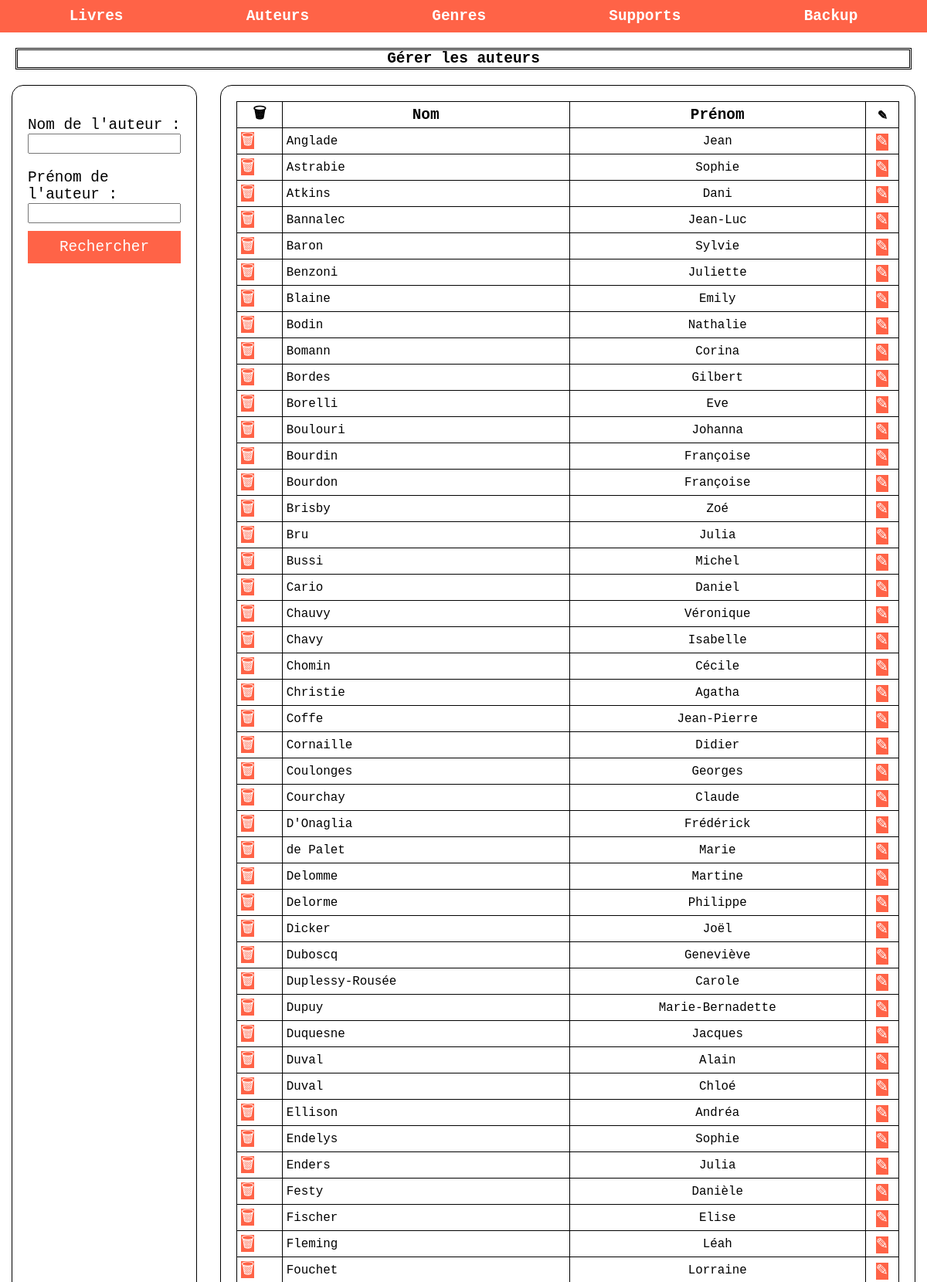
Page /?section=auteur&action=voir (upper part) on the committed database.
### tables this page shows
CREATE TABLE `auteur` (
  `auteur_id` int(11) NOT NULL,
  `nom` varchar(80) NOT NULL,
  `prenom` varchar(80) NOT NULL
);

### controllers/auteur/voir.php (called while the page is built, shortened)
<?php
$db = connexion();
if(isset($_POST["nom"], $_POST["prenom"])){
    $nom = "%".trim($_POST["nom"])."%";
    $prenom = "%".trim($_POST["prenom"])."%";
    $db = connexion();
    if(strlen($nom) > 0 && strlen($prenom)> 0){
        $requete= "select auteur_id, nom, prenom from auteur  where nom LIKE :nom AND prenom LIKE :prenom";
        $stmt = $db->prepare($requete);
        $stmt->execute(
            array(
            ':nom' => $nom,
            ':prenom' => $prenom
            )
        );
    }
    else {
        if(strlen($nom) == 0){
            $requete= "select auteur_id, nom, prenom from auteur  where prenom LIKE :prenom";
            $stmt = $db->prepare($requete);
            $stmt->execute(
                array(
                ':prenom' => $prenom
                )
            );
        }
        else {
            $requete= "select auteur_id, nom, prenom from auteur  where nom LIKE :nom";
            $stmt = $db->prepare($requete);
            $stmt->execute(
                array(
                ':nom' => $nom
                )
            );
        }
    }
    $auteurs = $stmt->fetchAll();
}
else {
    $requete= "select auteur_id,nom, prenom from auteur";
    $stmt = $db->prepare($requete);
    $stmt->execute(
        array(
        )
    );
    $auteurs = $stmt->fetchAll();
}
include("views/auteur/voir.php");
?>

### index.php (called while the page is built, shortened)
<?php
    include("views/html/header.php");
    include("views/html/menu.php");
    include("controllers/router.php");
    include("views/html/footer.php");
?>

### views/auteur/voir.php (the view, shortened to what this page needs)
<h2>Gérer les auteurs</h2>
<div class="flex row sa">
    <div id="gauche">
        <form action="#" method="post">
            <div class="flex col">
                <div class="flex col">
                    <label for="nom">Nom de l'auteur : </label>
                    <input type="text" name="nom" id="nom">
                </div>
                <div class="flex col">
                    <label for="prenom">Prénom de l'auteur : </label>
                    <input type="text" name="prenom" id="prenom">
                </div>
                <input type="submit" value="Rechercher" id="btn_search">
            </div>
        </form>
    </div>
    <div id="droite">
        <table>
            <thead>
            <tr>
                <th>🗑</th>
                <th>Nom</th>
                <th>Prénom</th>
                <th>✎</th>
            </tr>
            </thead>
            <tbody>
            <?php
            if(count($auteurs) > 0){
                foreach($auteurs as $auteur){
                    echo "<tr>";
                    echo "<td><a class='btn' href='?section=auteur&action=supprimer&id=".$auteur["auteur_id"]."'>🗑</a>";
                    echo "<td>" . $auteur["nom"] . "</td>";
                    echo "<td>" . $auteur["prenom"] . "</td>";
                    echo "<td><a class='btn' href='?section=auteur&action=modifier&id=".$auteur["auteur_id"]."'>✎</a>";
                    echo "</tr>";
                }
            }
            else {
                if(strlen($message) == 0){
                    $message = "Il n'y a pas de auteurs";
                }
            }
            ?>
             </tbody>
        </table>
    </div>
    </div>

### public/css/style.css (style rules this page uses)
* { margin:0; padding:0; box-sizing: border-box; font-family: monospace; font-size: 1.1rem }
table, td, th { border: 1px solid black; }
td { font-size: 0.9rem; }
td, th { text-align: center; }
td:nth-of-type(2), td:first-of-type { text-align: left; padding-left: 5px; }
table { border-collapse: collapse; width: 100%; }
.flex { display: flex; }
.row { flex-direction: row; }
.col { flex-direction: column; }
.sa { justify-content: space-around; }
#gauche, #droite { border: 1px solid black; border-radius: 15px; padding: 20px; }
#gauche { width: 20%; }
#droite { width: 75%; }
h1,h2 { text-align: center; margin: 20px; border : 3px black double; }
form div { margin : 10px 0; }
form input[type=submit], input[type=button] { width: 100%; background-color: tomato; border:none; padding : 10px; color : white; }
.btn { width: 100%; background-color: tomato; border:none; text-decoration: none; color : white; }

### rows in the picture
auteur: nom "Anglade", prenom "Jean"
auteur: nom "Astrabie", prenom "Sophie"
auteur: nom "Atkins", prenom "Dani"
auteur: nom "Bannalec", prenom "Jean-Luc"
auteur: nom "Baron", prenom "Sylvie"
auteur: nom "Benzoni", prenom "Juliette"
auteur: nom "Blaine", prenom "Emily"
auteur: nom "Bodin", prenom "Nathalie"
auteur: nom "Bomann", prenom "Corina"
auteur: nom "Bordes", prenom "Gilbert"
auteur: nom "Borelli", prenom "Eve"
auteur: nom "Boulouri", prenom "Johanna"
auteur: nom "Bourdin", prenom "Françoise"
auteur: nom "Bourdon", prenom "Françoise"
auteur: nom "Brisby", prenom "Zoé"
auteur: nom "Bru", prenom "Julia"
auteur: nom "Bussi", prenom "Michel"
auteur: nom "Cario", prenom "Daniel"
auteur: nom "Chauvy", prenom "Véronique"
auteur: nom "Chavy", prenom "Isabelle"
auteur: nom "Chomin", prenom "Cécile"
auteur: nom "Christie", prenom "Agatha"
auteur: nom "Coffe", prenom "Jean-Pierre"
auteur: nom "Cornaille", prenom "Didier"
auteur: nom "Coulonges", prenom "Georges"
auteur: nom "Courchay", prenom "Claude"
auteur: nom "D'Onaglia", prenom "Frédérick"
auteur: nom "de Palet", prenom "Marie"
auteur: nom "Delomme", prenom "Martine"
auteur: nom "Delorme", prenom "Philippe"
auteur: nom "Dicker", prenom "Joël"
auteur: nom "Duboscq", prenom "Geneviève"
auteur: nom "Duplessy-Rousée", prenom "Carole"
auteur: nom "Dupuy", prenom "Marie-Bernadette"
auteur: nom "Duquesne", prenom "Jacques"
auteur: nom "Duval", prenom "Alain"
auteur: nom "Duval", prenom "Chloé"
auteur: nom "Ellison", prenom "Andréa"
auteur: nom "Endelys", prenom "Sophie"
auteur: nom "Enders", prenom "Julia"
auteur: nom "Festy", prenom "Danièle"
auteur: nom "Fischer", prenom "Elise"
auteur: nom "Fleming", prenom "Léah"
auteur: nom "Fouchet", prenom "Lorraine"
